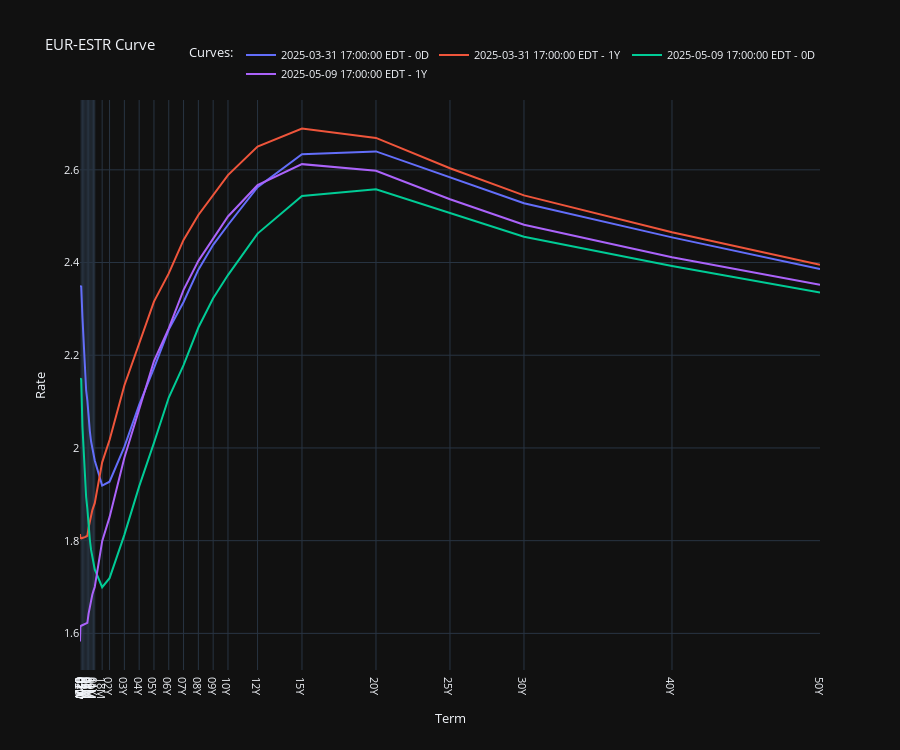

This figure's notebook cell:
### Code cell
eur_ois.irswaps_term_structure_plotter(bdates=[datetime(2025, 3, 31), datetime(2025, 5, 9)], fwd_tenors=["0D", "1Y"], use_plotly=True)
